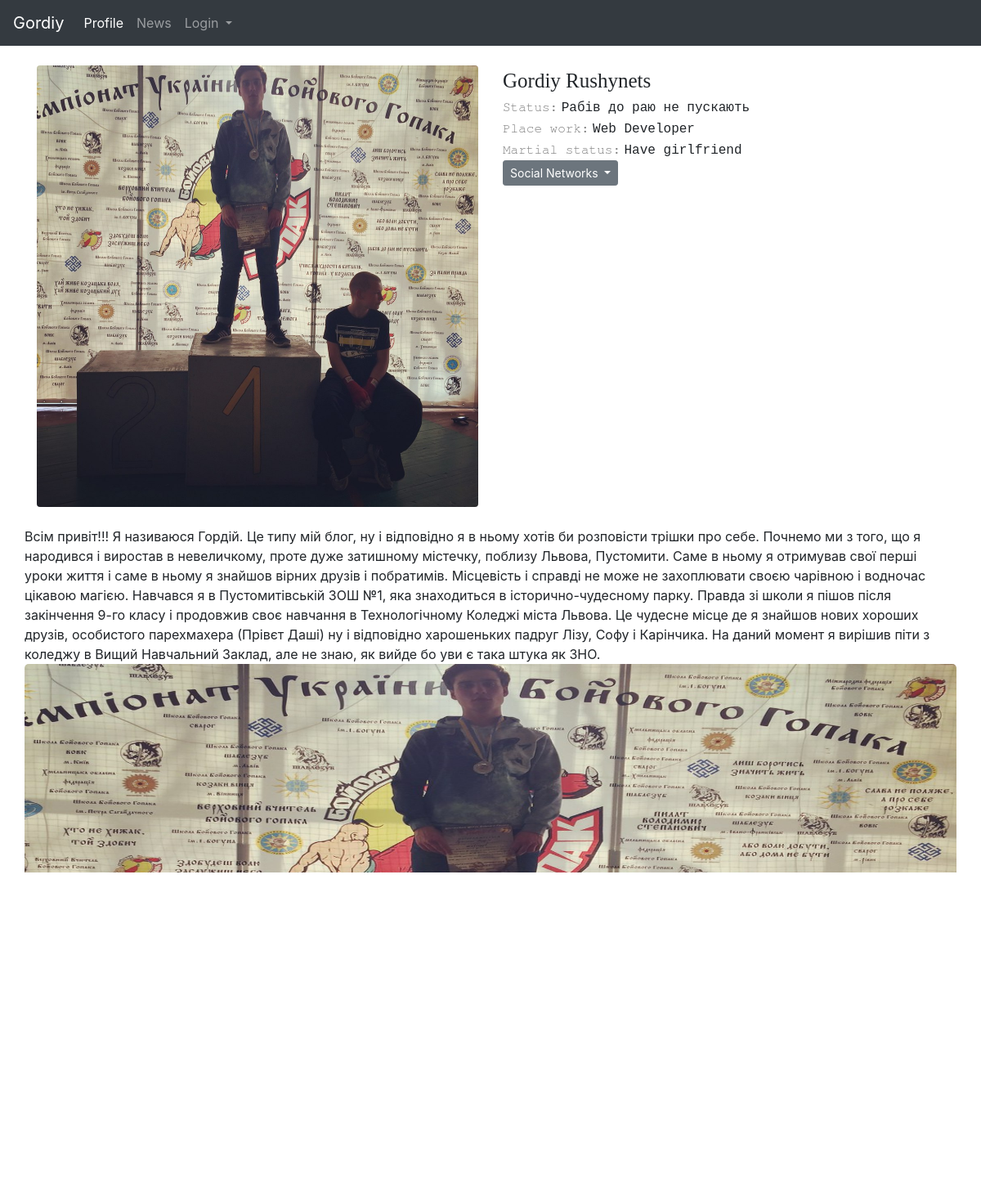
/wall/, run on the app's committed database.
### wall/models.py (models this page shows, shortened)
class WallInformation(models.Model):
	id = models.AutoField(primary_key=True)
	first_name = models.CharField(max_length=36, blank=True, null=True, default=None)
	last_name = models.CharField(max_length=36, blank=True, null=True, default=None)
	status = models.CharField(max_length=85, blank=True, null=True, default=None)
	place_work = models.CharField(max_length=36, blank=True, null=True, default=None)
	marital_status = models.ForeignKey(MartialStatus, blank=True, on_delete=models.CASCADE, null=True, default=None)
	information = models.TextField(blank=True, null=True, default=None)
	image = models.ForeignKey(WallImages, blank=True, on_delete=models.CASCADE, null=True, default=None)
	created = models.DateTimeField(auto_now_add=True, auto_now=False)
	updated = models.DateTimeField(auto_now_add=False, auto_now=True)
	class Meta:
		verbose_name = 'Wall Information'
		verbose_name_plural = 'Wall Information'

class WallImages(models.Model):
	image = models.ImageField(upload_to='wall_images/')
	is_active = models.BooleanField(default=True)
	created = models.DateTimeField(auto_now_add=True, auto_now=False)
	updated = models.DateTimeField(auto_now_add=False, auto_now=True)
	class Meta:
		verbose_name = 'Wall Image'
		verbose_name_plural = 'Wall Images'

class MartialStatus(models.Model):
	status = models.CharField(max_length=36, blank=True, null=True, default=None)
	is_active = models.BooleanField(default=True)
	def __str__(self):
		return "{}".format(self.status)
	class Meta:
		verbose_name = 'Martial status'
		verbose_name_plural = 'Martial statuses'

### wall/views.py (the view)
# urls.py: path('wall/', views.wall_information, name='wall_information'),
def wall_information(request):
	images = Posts.objects.all()
	social_networks = SocialNetworks.objects.filter(is_active=True)
	wall_information = WallInformation.objects.order_by('id')[0:1].get()
	return render(request, 'wall/wall.html', locals())

### templates/wall/wall.html (shortened to what this page needs)
{% extends "base.html" %}
{% block content %}
<div class="container">
		<div class="row align-items-start">
      <div class="col-xs-8 col-sm-6">
		<div class="avatar">
		{% load static %}
			<figure class="figure">
  				<img src="{{wall_information.image.image.url}}" alt="" class="figure-img img-fluid rounded">
			</figure>
		</div>
      </div>
      <div class="col-xs-4 col-sm-6">
      	<div class="inform">
        <div class="bloger-full-name">{{ wall_information.first_name }} {{ wall_information.last_name }}</div>
        <span class="about-persone">Status:</span> <span class="information">{{ wall_information.status }}</span><br>
        <span class="about-persone">Place work:</span> <span class="information">{{ wall_information.place_work }}</span><br>
        <span class="about-persone">Martial status:</span> <span class="information">{{ wall_information.marital_status }}</span><br>
        <div class="btn-group">
        <button class="btn btn-secondary btn-sm dropdown-toggle" type="button" data-toggle="dropdown" aria-haspopup="true" aria-expanded="false">
        Social Networks
       </button>
    </div>
        </div>
    </div>
    <div class="col-xs-12">
    {{ wall_information.information }}
          <div id="carouselExampleControls" class="carousel slide wall-slider" data-ride="carousel">
  <div class="carousel-inner">
    <div class="carousel-item active">
      <img class="d-block w-100 wall-photos" src="{{wall_information.image.image.url}}" alt="First slide"">
    </div>
  </div>
  <a class="carousel-control-prev" href="#carouselExampleControls" role="button" data-slide="prev">
    <span class="carousel-control-prev-icon" aria-hidden="true"></span>
  </a>
  <a class="carousel-control-next" href="#carouselExampleControls" role="button" data-slide="next">
    <span class="carousel-control-next-icon" aria-hidden="true"></span>
  </a>
</div>
        </div>
</div>
{% endblock %}

### templates/navbar.html (shortened to what this page needs)
<nav class="navbar navbar-expand-lg navbar-dark fixed-top bg-dark">
  <a class="navbar-brand" href="/wall/">{{ wall_information.first_name }}</a>
  <div class="collapse navbar-collapse" id="navbarSupportedContent">
    <ul class="navbar-nav mr-auto">
      <li class="nav-item active">
        <a class="nav-link" href="/wall/">Profile<span class="sr-only">(current)</span></a>
      </li>
      <li class="nav-item">
        <a class="nav-link" href="/">News</a>
      </li>
      <li class="nav-item dropdown">
        <a class="nav-link dropdown-toggle" href="/login/" id="navbarDropdown" role="button" data-toggle="dropdown" aria-haspopup="true" aria-expanded="false">
          Login
        </a>
      </li>
    </ul>
  </div>
</nav>

### static/style.css (style rules this page uses)
.bloger-full-name { font-size: 25px; font-family: Century Gothic; }
.about-persone { font-family: FreeMono, monospace; font-size: 16px; color: #828282; }
.avatar { margin-top: 80px; }
.inform { margin-top: 80px; }
.information { font-family: Courier New; margin-top: 80px; }
.wall-slider { margin-bottom: 30px; }
.wall-photos { width: 100%; height: 630px; border-radius: 5px; }

### data on the page
WallInformation: first_name "Gordiy", image.image (picture), last_name "Rushynets", status "Рабів до раю не пускають", place_work "Web Developer", marital_status "Have girlfriend", information "Всім привіт!!! Я називаюся Гордій. Це типу мій блог, ну і відповідно я в ньому хотів би розповісти трішки про себе. Почнемо ми з того, що я народився і виростав в невеличкому, проте дуже затишному містечку, поблизу Львова, Пустомити. Саме в ньому я отримував свої перші уроки життя і саме в ньому я знайшов вірних друзів і побратимів. Місцевість і справді не може не захоплювати своєю чарівною і водночас цікавою магією. Навчався я в Пустомитівській ЗОШ №1, яка знаходиться в історично-чудесному парку. Правда зі школи я пішов після закінчення 9-го класу і продовжив своє навчання в Технологічному Коледжі міста Львова. Це чудесне місце де я знайшов нових хороших друзів, особистого парехмахера…"
